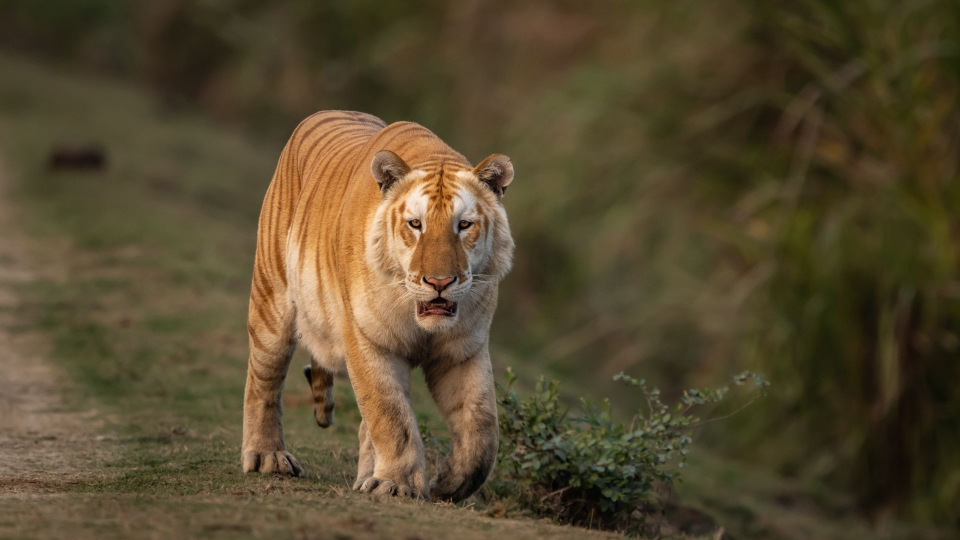
#> input picture demos/demo7_image.jpg, 1920 x 1080 px, found by its file name (shown at 1/2 size)
$ jupyter execute --allow-errors 'Edge Boxes - Locating Object Proposals from Edges.ipynb'   (older library calls are emulated)
#> lines starting #> are read from the running program, lines starting #| are printed output that depends on the picture
[cell 1]
import cv2
import numpy as np
import matplotlib.pyplot as plt
import math
from collections import deque
import matplotlib.patches as patches
from scipy import ndimage
from collections import defaultdict

# from cv2.ximgproc import createStructuredEdgeDetection

MAGNITUDE_THRESHOLD = 0.1
SUM_MAG_THRESHOLD = 5
MAX_ITERATION = 200
img_path = "demo7_image.jpg"  # replace with your image path

def structured_edge_detection(img_path):
    # Read the image
#> called with img_path = 'demo7_image.jpg'
    img = cv2.imread(img_path)
#> img is the input picture: shape (1080, 1920, 3); mean B, G, R 46.8, 73.2, 86.2
    # img = cv2.GaussianBlur(img, ksize=(5, 5), sigmaX=0.5)
    # Keep halving the image size until both width and height <= 1000
    while img.shape[0] > 600 or img.shape[1] > 600:
        img = cv2.resize(img, (img.shape[1] // 2, img.shape[0] // 2), interpolation=cv2.INTER_AREA)
#> this loop made 2 passes
#> pass 1, in structured_edge_detection, `img = cv2.resize(img, (img.shape[1] // 2, img.shape[0] // 2), interpol..`:
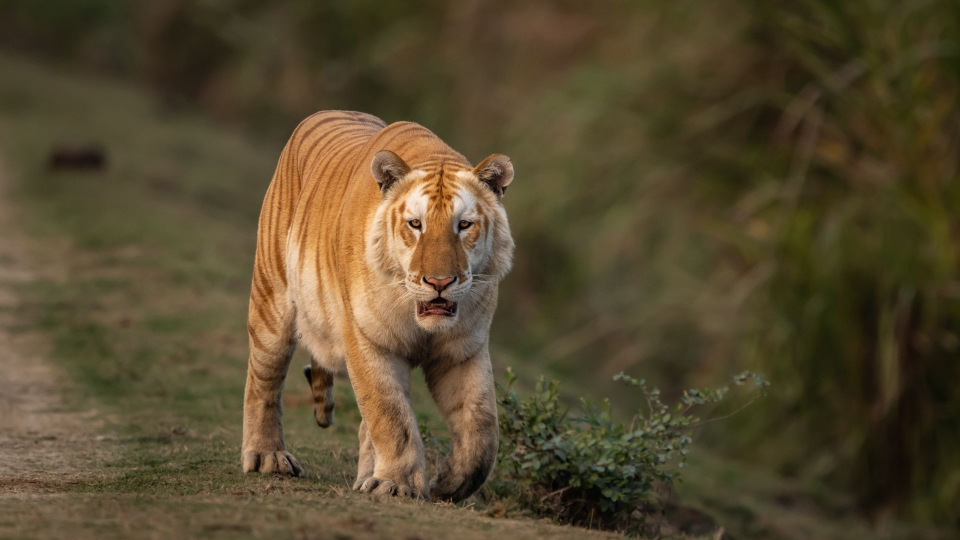
#> img: shape (540, 960, 3); mean B, G, R 47, 73.3, 86.3
    rgb = cv2.cvtColor(img, cv2.COLOR_BGR2RGB)
    # rgb = cv2.resize(rgb, (rgb.shape[1] // 4, rgb.shape[0] // 4), interpolation=cv2.INTER_AREA)

    # Create the edge detector
    edge_detector = cv2.ximgproc.createStructuredEdgeDetection("model.yml.gz")

    # Normalize to [0, 1]
    img_float = img.astype(np.float32) / 255.0

    # Detect edges
    edges = edge_detector.detectEdges(img_float)

    # print(type(edges))

    # Apply threshold
    edges_threshold = np.where(edges >= MAGNITUDE_THRESHOLD, edges, 0) # .astype(np.uint8) * 255
    # # Apply threshold
    # edges_threshold = np.where(edges >= MAGNITUDE_THRESHOLD, 1, 0).astype(np.uint8) * 255

    # # Optional thinning
    # edges_thinned = cv2.ximgproc.thinning(edges_threshold)

    return rgb, edges_threshold

# Example usage
#> (the rest of this cell did not finish here and is left out)


$ run again, with demos/demo1_image.jpg copied over demos/demo7_image.jpg
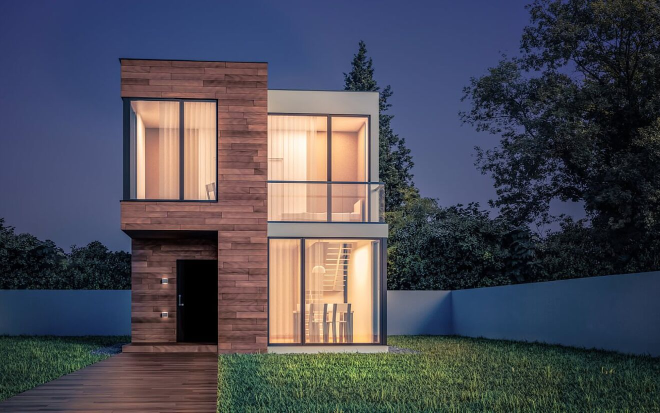
#> input picture demos/demo1_image.jpg, 1320 x 825 px, found by its file name (shown at 1/2 size)
#> in structured_edge_detection, img is the input picture: shape (825, 1320, 3); mean B, G, R 85.8, 75.5, 75.7
#> the loop in structured_edge_detection, `while img.shape[0] > 600 or img.shape[1] > 600:` made 2 passes
#> pass 1, in structured_edge_detection, `img = cv2.resize(img, (img.shape[1] // 2, img.shape[0] // 2), interpol..`:
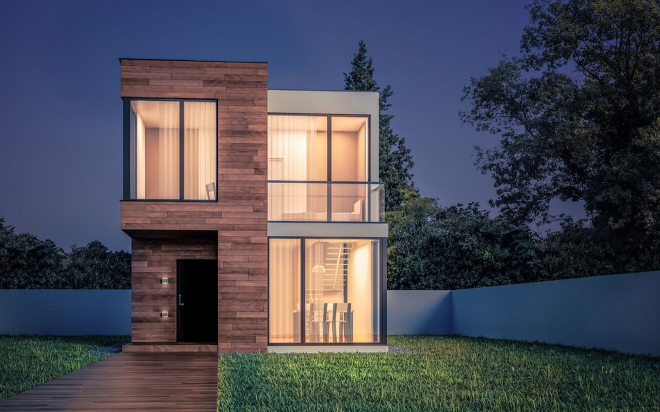
#> img: shape (412, 660, 3); mean B, G, R 85.8, 75.5, 75.7
#> pass 2, in structured_edge_detection, `img = cv2.resize(img, (img.shape[1] // 2, img.shape[0] // 2), interpol..`:
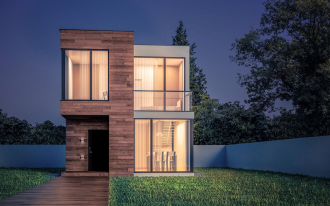
#> img: shape (206, 330, 3); mean B, G, R 85.9, 75.6, 75.8

$ run again, with demos/demo4_image.jpg copied over demos/demo7_image.jpg
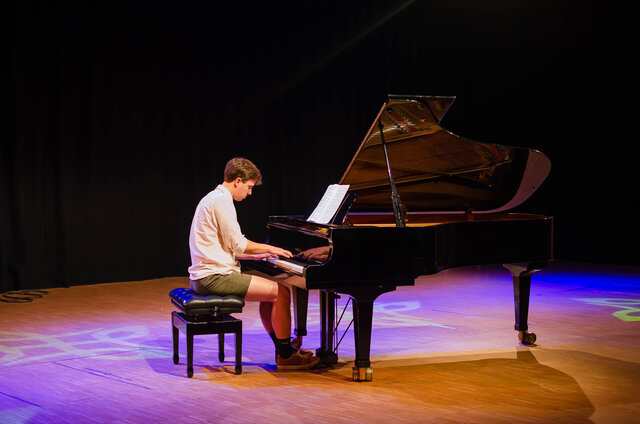
#> input picture demos/demo4_image.jpg, 640 x 424 px, found by its file name
#> in structured_edge_detection, img is the input picture: shape (424, 640, 3); mean B, G, R 47.9, 39.6, 62.9
#> the loop in structured_edge_detection, `while img.shape[0] > 600 or img.shape[1] > 600:` made 1 pass
#> pass 1, in structured_edge_detection, `img = cv2.resize(img, (img.shape[1] // 2, img.shape[0] // 2), interpol..`:
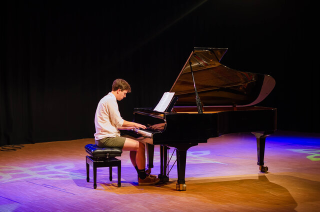
#> img: shape (212, 320, 3); mean B, G, R 48, 39.7, 63
